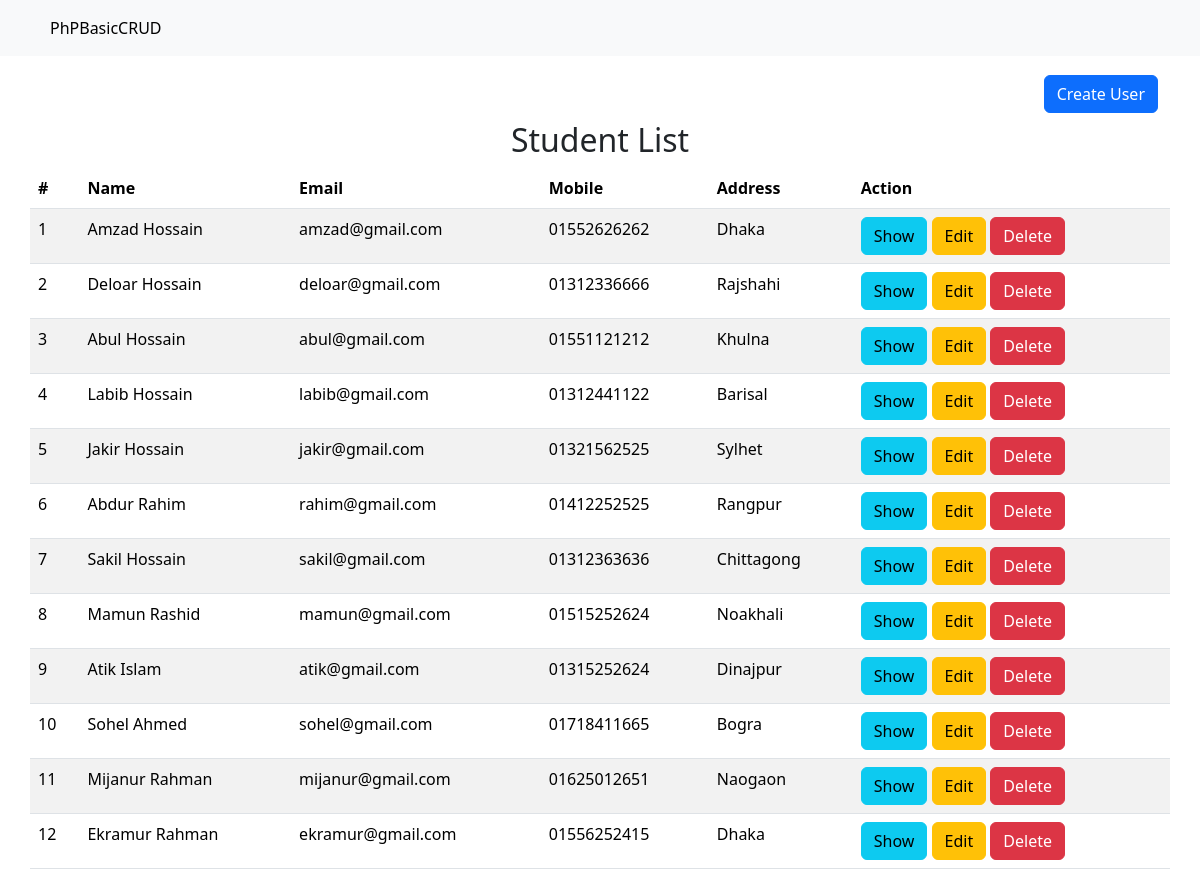
The page / on the database its author committed.
### tables this page shows
CREATE TABLE `users` (
  `id` int(11) NOT NULL,
  `fname` varchar(255) NOT NULL,
  `lname` varchar(255) NOT NULL,
  `email` varchar(255) NOT NULL,
  `mobile` varchar(11) NOT NULL,
  `address` text NOT NULL
);

### index.php (the view, shortened to what this page needs)
<?php
		$db 	= mysqli_connect("localhost", "root", "", "phpbasiccrud");
		$sql 	= "SELECT * FROM users";
		$result = mysqli_query($db, $sql);
?>
<!DOCTYPE html>
<html>
<head>
	<link rel="stylesheet" type="text/css" href="assets/css/bootstrap.min.css">
</head>
<body>
<nav class="navbar navbar-expand-sm bg-light navbar-light">
  <div class="container">
    <ul class="navbar-nav">
      <li class="nav-item">
        <a class="nav-link active" href="#">PhPBasicCRUD</a>
      </li>
    </ul>
  </div>
</nav>
<div class="container mt-3">
	<h2 style="text-align: right;">
		<a class="btn btn-primary" href="create.php">Create User</a>
	</h2>
	<div class="row">
		<h2 style="text-align: center;">Student List</h2>
		<table class="table table-striped">
			<thead>
				<tr>
					<th>#</th>
					<th>Name</th>
					<th>Email</th>
					<th>Mobile</th>
					<th>Address</th>
					<th>Action</th>
				</tr>
			</thead>
			<tbody>
				<?php while ($row = mysqli_fetch_assoc($result)) { ?>
				<tr>
					<td><?= $row['id'] ?></td>
					<td><?= $row['fname']." ".$row['lname'] ?></td>
					<td><?= $row['email'] ?></td>
					<td><?= $row['mobile'] ?></td>
					<td><?= $row['address'] ?></td>
					<td>
						<a href="show.php?id=<?= $row['id'] ?>" class="btn btn-info">Show</a>
						<a href="edit.php?id=<?= $row['id'] ?>" class="btn btn-warning">Edit</a>
						<a href="delete.php?id=<?= $row['id'] ?>" class="btn btn-danger">Delete</a>
					</td>
				</tr>
				<?php } ?>
			</tbody>
		</table>
	</div>
</div>
</body>
</html>

### rows shown on the page
users: id "1", fname "Amzad", lname "Hossain", email "amzad@gmail.com", mobile "01552626262", address "Dhaka"
users: id "2", fname "Deloar", lname "Hossain", email "deloar@gmail.com", mobile "01312336666", address "Rajshahi"
users: id "3", fname "Abul", lname "Hossain", email "abul@gmail.com", mobile "01551121212", address "Khulna"
users: id "4", fname "Labib", lname "Hossain", email "labib@gmail.com", mobile "01312441122", address "Barisal"
users: id "5", fname "Jakir", lname "Hossain", email "jakir@gmail.com", mobile "01321562525", address "Sylhet"
users: id "6", fname "Abdur", lname "Rahim", email "rahim@gmail.com", mobile "01412252525", address "Rangpur"
users: id "7", fname "Sakil", lname "Hossain", email "sakil@gmail.com", mobile "01312363636", address "Chittagong"
users: id "8", fname "Mamun", lname "Rashid", email "mamun@gmail.com", mobile "01515252624", address "Noakhali"
users: id "9", fname "Atik", lname "Islam", email "atik@gmail.com", mobile "01315252624", address "Dinajpur"
users: id "10", fname "Sohel", lname "Ahmed", email "sohel@gmail.com", mobile "01718411665", address "Bogra"
users: id "11", fname "Mijanur", lname "Rahman", email "mijanur@gmail.com", mobile "01625012651", address "Naogaon"
users: id "12", fname "Ekramur", lname "Rahman", email "ekramur@gmail.com", mobile "01556252415", address "Dhaka"
